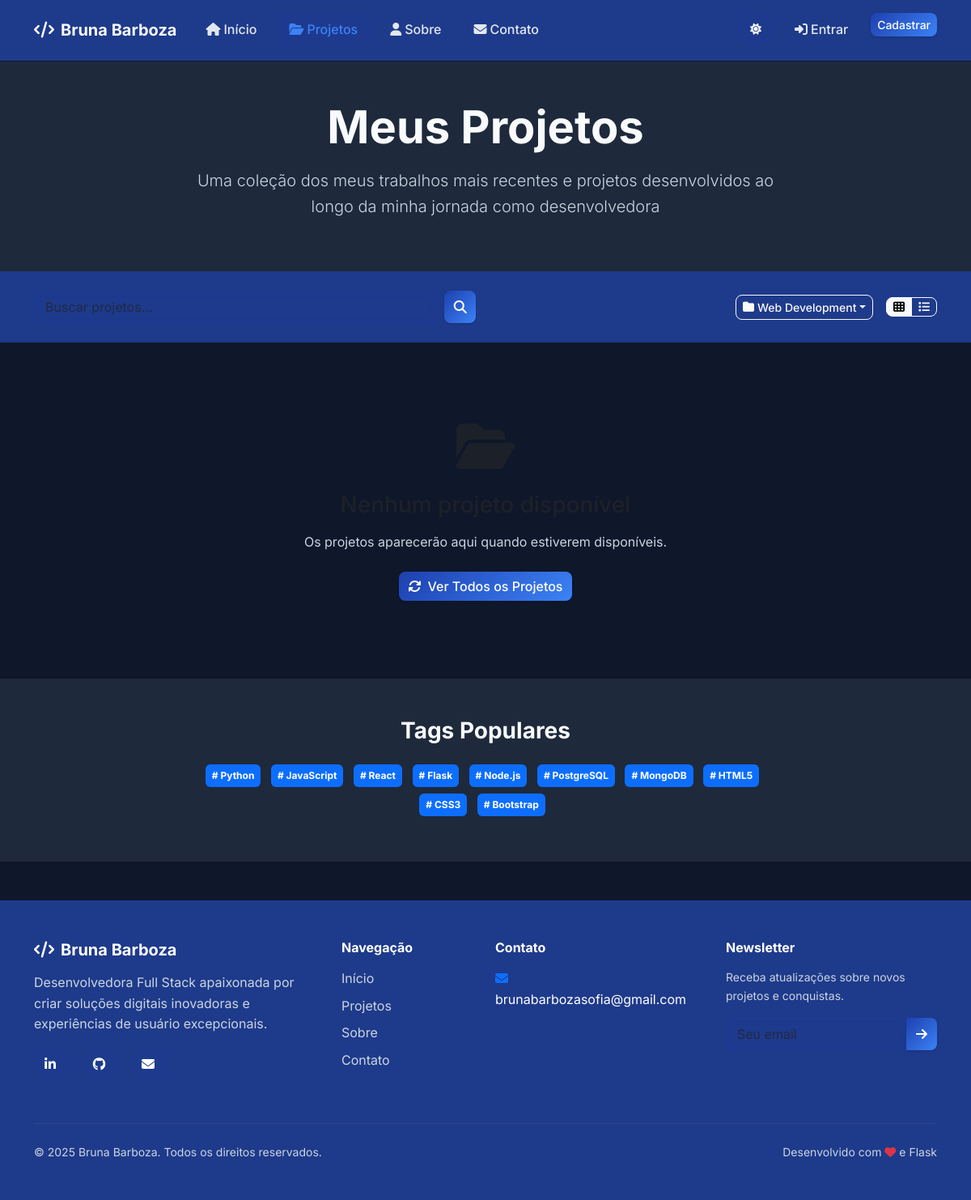
Page /projects?category=1 on the committed database.
### models.py (models this page shows, shortened)
class Category(db.Model):
    __tablename__ = 'categories'
    id = db.Column(db.Integer, primary_key=True)
    name = db.Column(db.String(50), unique=True, nullable=False)
    description = db.Column(db.String(200))
    color = db.Column(db.String(7), default='#1e40af')  # Default dark blue
    projects = db.relationship('Project', backref='category', lazy=True)

class Tag(db.Model):
    __tablename__ = 'tags'
    id = db.Column(db.Integer, primary_key=True)
    name = db.Column(db.String(30), unique=True, nullable=False)

### routes.py (the view)
@main_bp.route('/projects')
def projects():
    page = request.args.get('page', 1, type=int)
    category_id = request.args.get('category', type=int)
    tag = request.args.get('tag')
    search = request.args.get('search', '')
    query = Project.query.filter_by(is_published=True)
    if category_id:
        query = query.filter_by(category_id=category_id)
    if tag:
        query = query.join(project_tags).join(Tag).filter(Tag.name == tag)
    if search:
        query = query.filter(or_(
            Project.title.contains(search),
            Project.description.contains(search)
        ))
    query = query.order_by(desc(Project.created_at))
    projects_pagination = query.paginate(
        page=page, per_page=9, error_out=False
    )
    categories = Category.query.all()
    tags = Tag.query.all()
    return render_template('projects.html',
                         projects=projects_pagination.items,
                         pagination=projects_pagination,
                         categories=categories,
                         tags=tags,
                         current_category=category_id,
                         current_tag=tag,
                         search_query=search)

### templates/projects.html (shortened to what this page needs)
{% extends "base.html" %}
{% block content %}
<section class="projects-hero py-5 bg-dark-secondary">
    <div class="container">
        <div class="row">
            <div class="col-lg-8 mx-auto text-center">
                <h1 class="display-4 fw-bold mb-3">Meus Projetos</h1>
                <p class="lead text-light-gray">
                    Uma coleção dos meus trabalhos mais recentes e projetos desenvolvidos
                    ao longo da minha jornada como desenvolvedora
                </p>
            </div>
        </div>
    </div>
</section>
<section class="filters-section py-4 bg-primary-dark sticky-top">
    <div class="container">
        <div class="row align-items-center">
            <div class="col-lg-6">
                <form method="GET" class="search-form d-flex" id="searchForm">
                    <input type="text" name="search" class="form-control me-2"
                           placeholder="Buscar projetos..." value="{{ search_query }}">
                    <button type="submit" class="btn btn-primary">
                        <i class="fas fa-search"></i>
                    </button>
                </form>
            </div>
            <div class="col-lg-6">
                <div class="filter-options d-flex justify-content-end align-items-center">
                    <div class="dropdown me-3">
                        <button class="btn btn-outline-light dropdown-toggle btn-sm" type="button"
                                data-bs-toggle="dropdown">
                            <i class="fas fa-folder me-1"></i>
                            {% if current_category %}
                                {% for cat in categories if cat.id == current_category %}{{ cat.name }}{% endfor %}
                            {% else %}
                                Todas as Categorias
                            {% endif %}
                        </button>
                    </div>
                    <div class="view-toggle btn-group btn-group-sm" role="group">
                        <button type="button" class="btn btn-outline-light active" id="gridView">
                            <i class="fas fa-th"></i>
                        </button>
                        <button type="button" class="btn btn-outline-light" id="listView">
                            <i class="fas fa-list"></i>
                        </button>
                    </div>
                </div>
            </div>
        </div>
    </div>
</section>
<section class="projects-grid-section py-5">
    <div class="container">
        {% if projects %}
        <div class="projects-grid" id="projectsGrid">
            {% for project in projects %}
            <div class="project-card card h-100 border-0 shadow-sm" data-aos="fade-up" data-aos-delay="{{ loop.index0 * 100 }}">
                {% if project.image_url %}
                <div class="card-img-wrapper position-relative">
                    <img src="{{ url_for('main.uploaded_file', filename=project.image_url) }}"
                         class="card-img-top" alt="{{ project.title }}">
                    <div class="card-img-overlay d-flex align-items-center justify-content-center opacity-0">
                        <div class="project-overlay-actions">
                            <a href="{{ url_for('main.project_detail', id=project.id) }}"
                               class="btn btn-primary btn-lg me-2">
                                <i class="fas fa-eye"></i>
                            </a>
                            {% if project.project_url %}
                            <a href="{{ project.project_url }}" target="_blank"
                               class="btn btn-secondary btn-lg me-2">
                                <i class="fas fa-external-link-alt"></i>
                            </a>
                            {% endif %}
                            {% if project.github_url %}
                            <a href="{{ project.github_url }}" target="_blank"
                               class="btn btn-dark btn-lg">
                                <i class="fab fa-github"></i>
                            </a>
                            {% endif %}
                        </div>
                    </div>
                </div>
                {% endif %}
                <div class="card-body">
                    <div class="d-flex justify-content-between align-items-start mb-2">
                        <h5 class="card-title">
                            <a href="{{ url_for('main.project_detail', id=project.id) }}"
                               class="text-decoration-none">{{ project.title }}</a>
                        </h5>
                        {% if project.category %}
                        <span class="badge" style="background-color: {{ project.category.color }}">
                            {{ project.category.name }}
                        </span>
                        {% endif %}
                    </div>
                    <p class="card-text text-light-gray">{{ project.description|truncate(120) }}</p>
                    {% if project.tags %}
                    <div class="project-tags mb-3">
                        {% for tag in project.tags[:4] %}
                        <a href="{{ url_for('main.projects', tag=tag.name) }}"
                           class="badge bg-dark-light me-1 mb-1 text-decoration-none tag-link">
                            # {{ tag.name }}
                        </a>
                        {% endfor %}
                        {% if project.tags|length > 4 %}
                        <span class="badge bg-dark-light">+{{ project.tags|length - 4 }}</span>
                        {% endif %}
                    </div>
                    {% endif %}
                    <div class="project-footer d-flex justify-content-between align-items-center">
                        <div class="project-stats">
                            <small class="text-muted me-3">
                                <i class="fas fa-heart text-danger me-1"></i>{{ project.likes_count }}
                            </small>
                            <small class="text-muted">
                                <i class="fas fa-comment text-info me-1"></i>{{ project.comments_count }}
                            </small>
                        </div>
                        <small class="text-muted">{{ project.created_at|format_date }}</small>
                    </div>
                </div>
            </div>
            {% endfor %}
        </div>
        {% if pagination.pages > 1 %}
        <nav aria-label="Paginação de projetos" class="mt-5">
            <ul class="pagination justify-content-center">
                {% if pagination.has_prev %}
                <li class="page-item">
                    <a class="page-link" href="{{ url_for('main.projects',
                        page=pagination.prev_num,
                        category=current_category,
                        tag=current_tag,
                        search=search_query) }}">
                        <i class="fas fa-chevron-left"></i>
                    </a>
                </li>
                {% endif %}
                {% for page_num in pagination.iter_pages() %}
                    {% if page_num %}
                        {% if page_num != pagination.page %}
                        <li class="page-item">
                            <a class="page-link" href="{{ url_for('main.projects',
                                page=page_num,
                                category=current_category,
                                tag=current_tag,
                                search=search_query) }}">
                                {{ page_num }}
                            </a>
                        </li>
                        {% else %}
                        <li class="page-item active">
                            <span class="page-link">{{ page_num }}</span>
                        </li>
                        {% endif %}
                    {% else %}
                    <li class="page-item disabled">
                        <span class="page-link">...</span>
                    </li>
                    {% endif %}
                {% endfor %}
                {% if pagination.has_next %}
                <li class="page-item">
                    <a class="page-link" href="{{ url_for('main.projects',
                        page=pagination.next_num,
                        category=current_category,
                        tag=current_tag,
                        search=search_query) }}">
                        <i class="fas fa-chevron-right"></i>
                    </a>
                </li>
                {% endif %}
            </ul>
        </nav>
        {% endif %}
        {% else %}
        <div class="empty-state text-center py-5">
            <i class="fas fa-folder-open fa-4x text-muted mb-4"></i>
            <h3 class="text-muted mb-3">
            </h3>
            <p class="text-light-gray mb-4">
                {% if search_query %}
                Não encontramos projetos com o termo "{{ search_query }}". Tente uma busca diferente.
                {% else %}
                Os projetos aparecerão aqui quando estiverem disponíveis.
                {% endif %}
            </p>
            {% if search_query or current_category or current_tag %}
            <a href="{{ url_for('main.projects') }}" class="btn btn-primary">
                <i class="fas fa-refresh me-2"></i>Ver Todos os Projetos
            </a>
            {% endif %}
        </div>
        {% endif %}
    </div>
</section>
{% if tags %}
<section class="tags-section py-5 bg-dark-secondary">
    <div class="container">
        <div class="row">
            <div class="col-lg-8 mx-auto text-center">
                <h3 class="fw-bold mb-4">Tags Populares</h3>
                <div class="tags-cloud">
                    {% for tag in tags %}
                    <a href="{{ url_for('main.projects', tag=tag.name) }}"
                       class="badge bg-primary me-2 mb-2 p-2 text-decoration-none tag-cloud-item">
                        # {{ tag.name }}
                    </a>
                    {% endfor %}
                </div>
            </div>
        </div>
    </div>
</section>
{% endif %}
{% endblock %}

### static/css/style.css (style rules this page uses)
:root { --primary-color: #1e40af; --primary-dark: #1e3a8a; --primary-light: #3b82f6; --primary-lighter: #60a5fa; --secondary-color: #374151; --secondary-dark: #1f2937; --secondary-light: #6b7280; --bg-primary: #0f172a; --bg-secondary: #1e293b; --bg-tertiary: #334155; --bg-card: #64748b; --text-primary: #f8fafc; --text-secondary: #e2e8f0; --text-muted: #94a3b8; --text-light-gray: #cbd5e1; --accent-success: #10b981; --accent-warning: #f59e0b; --accent-danger: #ef4444; --accent-info: #06b6d4; --glass-bg: rgba(30, 64, 175, 0.1); --glass-border: rgba(30, 64, 175, 0.2); --overlay-dark: rgba(0, 0, 0, 0.7); --overlay-light: rgba(255, 255, 255, 0.1); --shadow-sm: 0 1px 2px 0 rgba(0, 0, 0, 0.05); --shadow: 0 1px 3px 0 rgba(0, 0, 0, 0.1), 0 1px 2px 0 rgba(0, 0, 0, 0.06); --shadow-md: 0 4px 6px -1px rgba(0, 0, 0, 0.1), 0 2px 4px -1px rgba(0, 0, 0, 0.06); --shadow-lg: 0 10px 15px -3px rgba(0, 0, 0, 0.1), 0 4px 6px -2px rgba(0, 0, 0, 0.05); --shadow-xl: 0 20px 25px -5px rgba(0, 0, 0, 0.1), 0 10px 10px -5px rgba(0, 0, 0, 0.04); --radius-sm: 0.375rem; --radius: 0.5rem; --radius-md: 0.75rem; --radius-lg: 1rem; --radius-xl: 1.5rem; --space-1: 0.25rem; --space-2: 0.5rem; --space-3: 0.75rem; --space-4: 1rem; --space-5: 1.25rem; --space-6: 1.5rem; --transition-fast: 0.15s ease; --transition: 0.3s ease; --transition-slow: 0.5s ease; }
* { margin: 0; padding: 0; box-sizing: border-box; }
html { scroll-behavior: smooth; }
body { font-family: 'Inter', -apple-system, BlinkMacSystemFont, 'Segoe UI', Roboto, sans-serif; background-color: var(--bg-primary); color: var(--text-primary); line-height: 1.6; overflow-x: hidden; }
.text-light-gray { color: var(--text-light-gray) !important; }
.bg-dark-secondary { background-color: var(--bg-secondary) !important; }
.bg-primary-dark { background-color: var(--primary-dark) !important; }
.form-control { background: var(--glass-bg); border: 2px solid var(--glass-border); color: var(--text-primary); border-radius: var(--radius); transition: all var(--transition); backdrop-filter: blur(5px); }
.btn { font-weight: 500; border-radius: var(--radius); transition: all var(--transition); position: relative; overflow: hidden; display: inline-flex; align-items: center; justify-content: center; text-align: center; }
.btn::before { content: ''; position: absolute; top: 50%; left: 50%; width: 0; height: 0; background: rgba(255, 255, 255, 0.2); border-radius: 50%; transition: all var(--transition-slow); transform: translate(-50%, -50%); z-index: 0; }
.btn > * { position: relative; z-index: 1; }
.btn-primary { background: linear-gradient(135deg, var(--primary-color), var(--primary-light)); border: none; color: white; box-shadow: var(--shadow); }

### rows in the picture
Category: name "Web Development"
Tag: name "Python"
Tag: name "JavaScript"
Tag: name "React"
Tag: name "Flask"
Tag: name "Node.js"
Tag: name "PostgreSQL"
Tag: name "MongoDB"
Tag: name "HTML5"
Tag: name "CSS3"
Tag: name "Bootstrap"
